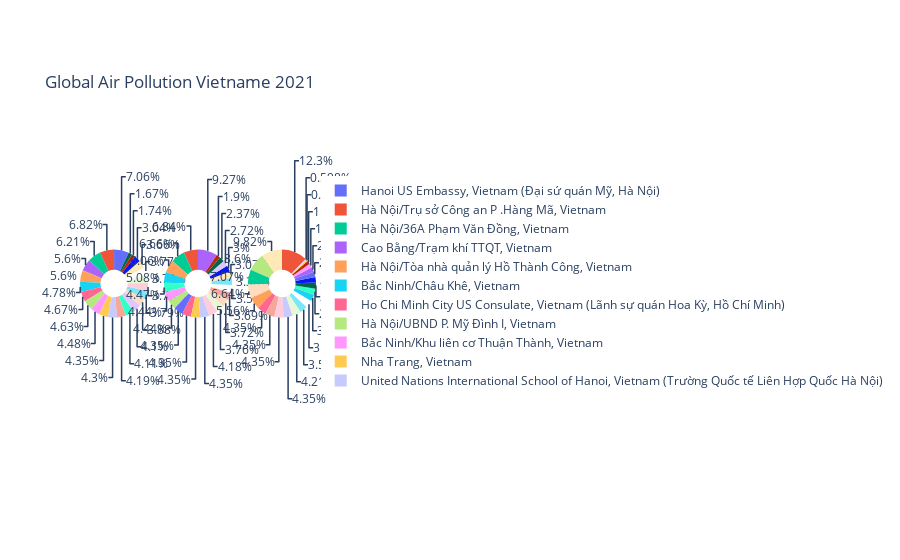

The code cell stored with this chart in its notebook:
### Code cell
fig = make_subplots(rows=1, cols=3, specs=[[{'type':'domain'},{'type':'domain'}, {'type':'domain'}]])
fig.add_trace(go.Pie(labels=df_tmp['Station name'], values=df_tmp['PM2.5'], name="PM2.5"),
              1, 1)
fig.add_trace(go.Pie(labels=df_tmp['Station name'], values=df_tmp['PM10'], name="PM10"),
              1, 2)
fig.add_trace(go.Pie(labels=df_tmp['Station name'], values=df_tmp['NO2'], name="NO2"),
              1, 3)
fig.update_traces(hole=.4, hoverinfo="label+percent+name")
fig.update_layout(
    title_text="Global Air Pollution Vietname 2021",
    # Add annotations in the center of the donut pies.
    annotations=[dict(text='PM2.5', x=1, y=5, font_size=20, showarrow=False),
                 dict(text='PM10', x=5, y=5, font_size=30, showarrow=False),
                dict(text='NO2', x= 8.9, y=5, font_size=30, showarrow=False)])
fig.write_html('plot2.html')
fig.show()

### Figure 1 — Plotly figure (JSON) as saved in the notebook; plotly's stock layout.template omitted (floating-point values rounded to 4 significant figures)
{"data": [{"domain": {"x": [0, 0.2889], "y": [0, 1]}, "hole": 0.4, "hoverinfo": "label+percent+name", "labels": ["Bắc Ninh/Châu Khê, Vietnam", "Bắc Ninh/Khu liên cơ Thuận Thành, Vietnam", "Bắc Ninh/Phong Cốc, Vietnam", "Cao Bằng/Trạm khí TTQT, Vietnam", "Da Nang, Vietnam (TP Đà Nẵng)", "Gia Lai/phường Thống Nhất - Pleiku, Vietnam", "Ha Long, Vietnam (Tp Hạ Long)", "Hanoi US Embassy, Vietnam (Đại sứ quán Mỹ, Hà Nội)", "Ho Chi Minh City US Consulate, Vietnam (Lãnh sự quán Hoa Kỳ, Hồ Chí Minh)", "Hà Nội/36A Phạm Văn Đồng, Vietnam", "Hà Nội/Chi cục BVMT, Vietnam", "Hà Nội/Mầm non Kim Liên, Vietnam", "Hà Nội/Trụ sở Công an P .Hàng Mã, Vietnam", "Hà Nội/Tòa nhà quản lý Hồ Thành Công, Vietnam", "Hà Nội/UBND P .Hoàng Văn Thụ - Hoàng Mai, Vietnam", "Hà Nội/UBND P. Minh Khai, Bắc Từ Liêm, Vietnam", "Hà Nội/UBND P. Mỹ Đình I, Vietnam", "Hà Nội/UBND P.Tây Mỗ, Nam Từ Liêm, Vietnam", "Lào Cai/KCN TALOONG1, Vietnam", "Nha Trang, Vietnam", "Quảng Ninh/UBND TP Uông Bí, Vietnam", "Thừa Thiên Huế/83 Hùng Vương, Vietnam", "United Nations International School of Hanoi, Vietnam (Trường Quốc tế Liên Hợp Quốc Hà Nội)"], "name": "PM2.5", "type": "pie", "values": [25.02, 23.44, 21.51, 29.32, 15.92, 9.11, 19.72, 36.92, 24.43, 32.46, 20.28, 21.91, 35.67, 29.28, 19.84, 19.16, 24.23, 19.71, 21.44, 22.74, 8.727, 19.77, 22.48]}, {"domain": {"x": [0.3556, 0.6444], "y": [0, 1]}, "hole": 0.4, "hoverinfo": "label+percent+name", "labels": ["Bắc Ninh/Châu Khê, Vietnam", "Bắc Ninh/Khu liên cơ Thuận Thành, Vietnam", "Bắc Ninh/Phong Cốc, Vietnam", "Cao Bằng/Trạm khí TTQT, Vietnam", "Da Nang, Vietnam (TP Đà Nẵng)", "Gia Lai/phường Thống Nhất - Pleiku, Vietnam", "Ha Long, Vietnam (Tp Hạ Long)", "Hanoi US Embassy, Vietnam (Đại sứ quán Mỹ, Hà Nội)", "Ho Chi Minh City US Consulate, Vietnam (Lãnh sự quán Hoa Kỳ, Hồ Chí Minh)", "Hà Nội/36A Phạm Văn Đồng, Vietnam", "Hà Nội/Chi cục BVMT, Vietnam", "Hà Nội/Mầm non Kim Liên, Vietnam", "Hà Nội/Trụ sở Công an P .Hàng Mã, Vietnam", "Hà Nội/Tòa nhà quản lý Hồ Thành Công, Vietnam", "Hà Nội/UBND P .Hoàng Văn Thụ - Hoàng Mai, Vietnam", "Hà Nội/UBND P. Minh Khai, Bắc Từ Liêm, Vietnam", "Hà Nội/UBND P. Mỹ Đình I, Vietnam", "Hà Nội/UBND P.Tây Mỗ, Nam Từ Liêm, Vietnam", "Lào Cai/KCN TALOONG1, Vietnam", "Nha Trang, Vietnam", "Quảng Ninh/UBND TP Uông Bí, Vietnam", "Thừa Thiên Huế/83 Hùng Vương, Vietnam", "United Nations International School of Hanoi, Vietnam (Trường Quốc tế Liên Hợp Quốc Hà Nội)"], "name": "PM10", "type": "pie", "values": [17.61, 15.4, 15.51, 32.16, 10.4, 6.586, 13.03, 15.08, 15.08, 23.1, 12.89, 12.8, 23.71, 21.03, 11.72, 10.65, 15.39, 12.35, 9.441, 15.08, 8.212, 14.5, 15.08]}, {"domain": {"x": [0.7111, 1], "y": [0, 1]}, "hole": 0.4, "hoverinfo": "label+percent+name", "labels": ["Bắc Ninh/Châu Khê, Vietnam", "Bắc Ninh/Khu liên cơ Thuận Thành, Vietnam", "Bắc Ninh/Phong Cốc, Vietnam", "Cao Bằng/Trạm khí TTQT, Vietnam", "Da Nang, Vietnam (TP Đà Nẵng)", "Gia Lai/phường Thống Nhất - Pleiku, Vietnam", "Ha Long, Vietnam (Tp Hạ Long)", "Hanoi US Embassy, Vietnam (Đại sứ quán Mỹ, Hà Nội)", "Ho Chi Minh City US Consulate, Vietnam (Lãnh sự quán Hoa Kỳ, Hồ Chí Minh)", "Hà Nội/36A Phạm Văn Đồng, Vietnam", "Hà Nội/Chi cục BVMT, Vietnam", "Hà Nội/Mầm non Kim Liên, Vietnam", "Hà Nội/Trụ sở Công an P .Hàng Mã, Vietnam", "Hà Nội/Tòa nhà quản lý Hồ Thành Công, Vietnam", "Hà Nội/UBND P .Hoàng Văn Thụ - Hoàng Mai, Vietnam", "Hà Nội/UBND P. Minh Khai, Bắc Từ Liêm, Vietnam", "Hà Nội/UBND P. Mỹ Đình I, Vietnam", "Hà Nội/UBND P.Tây Mỗ, Nam Từ Liêm, Vietnam", "Lào Cai/KCN TALOONG1, Vietnam", "Nha Trang, Vietnam", "Quảng Ninh/UBND TP Uông Bí, Vietnam", "Thừa Thiên Huế/83 Hùng Vương, Vietnam", "United Nations International School of Hanoi, Vietnam (Trường Quốc tế Liên Hợp Quốc Hà Nội)"], "name": "NO2", "type": "pie", "values": [13.76, 8.19, 12.13, 9.425, 10.95, 6.62, 17.47, 10.63, 18.04, 29.33, 27.57, 18.04, 50.87, 23.05, 14.67, 40.74, 35.68, 14.63, 2.481, 2.772, 11.77, 18.04, 18.04]}], "layout": {"annotations": [{"font": {"size": 20}, "showarrow": false, "text": "PM2.5", "x": 1, "y": 5}, {"font": {"size": 30}, "showarrow": false, "text": "PM10", "x": 5, "y": 5}, {"font": {"size": 30}, "showarrow": false, "text": "NO2", "x": 8.9, "y": 5}], "title": {"text": "Global Air Pollution Vietname 2021"}}}
